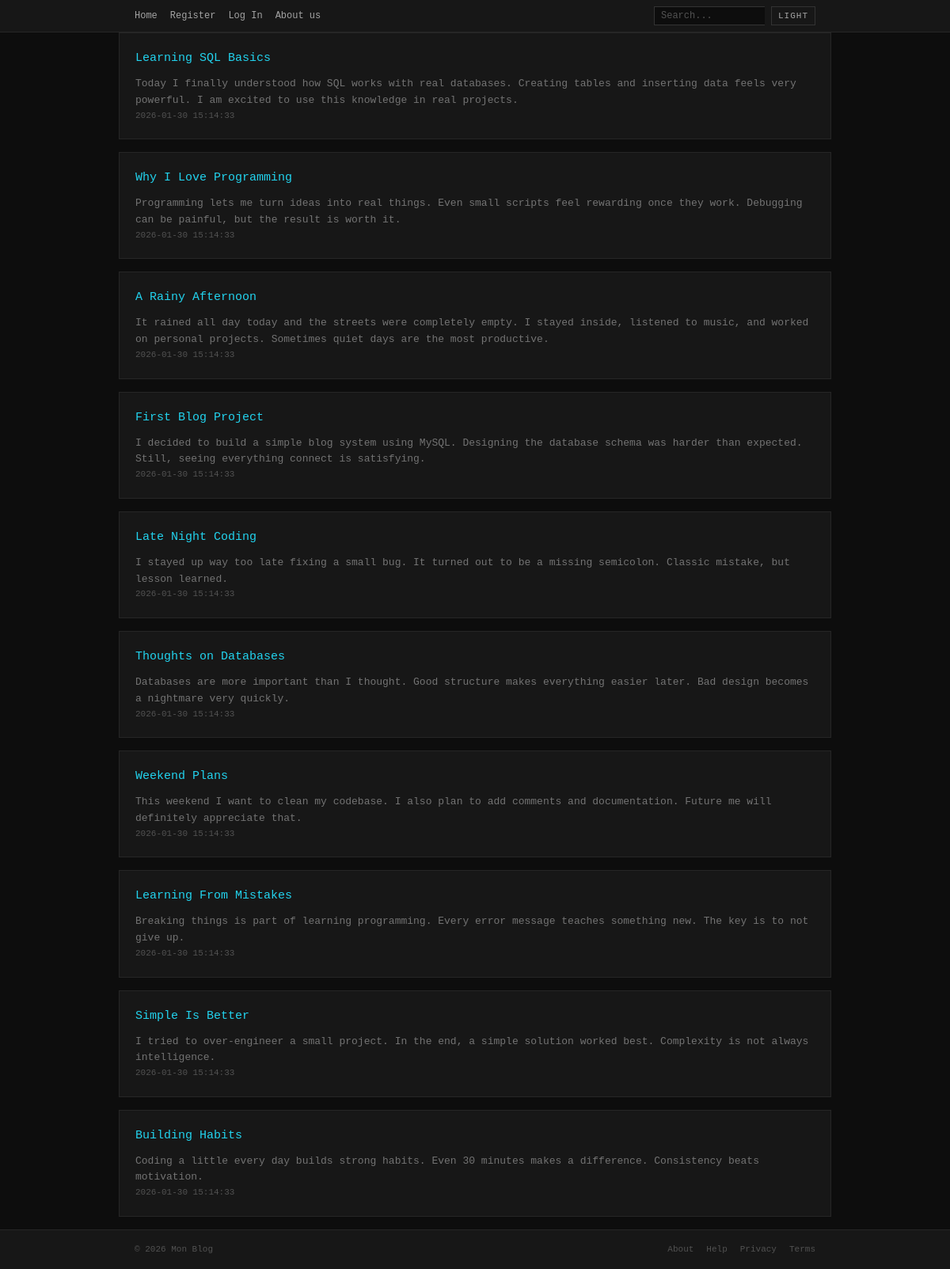
The page / on the database its author committed.
### tables this page shows
create table if not exists POSTS (
    POST_ID int auto_increment primary key,
    TITLE varchar(32),
    CONTENT text,
    PUBLISH_DATE datetime default NOW()
);

### index.php (called while the page is built, shortened)
<?php
if (isset($_GET["action"])) {
    $action = $_GET["action"];
} else {
    $action = "default";
}
$file = rout($action);
require_once "app/controllers/" . $file;

### app/models/auth.inc.php (called while the page is built, shortened)
<?php
function isLoggedOn()
{
    $res = false;
    return $res;
}

### app/models/db.inc.php (called while the page is built)
<?php
function getPdo()
{
    $USERNAME = "admin";
    $PASSWORD = "root";
    $DBNAME = "blog";
    $HOST = "127.0.0.1";
    try {
        $connection = new PDO(
            "mysql:host=$HOST;dbname=$DBNAME",
            $USERNAME,
            $PASSWORD,
        );
        $connection->setAttribute(PDO::ATTR_ERRMODE, PDO::ERRMODE_EXCEPTION);
        return $connection;
    } catch (PDOException $e) {
        die($e);
    }
}

### app/models/post.inc.php (called while the page is built, shortened)
<?php
include_once "db.inc.php";
class Post {
    private PDO $pdo;
    function __construct() { $this->pdo = getPdo(); }
    function getPosts() {
        $stmt = $this->pdo->prepare("SELECT POST_ID, TITLE, CONTENT, PUBLISH_DATE FROM POSTS");
        $stmt->execute();
        return $stmt->fetchAll(PDO::FETCH_ASSOC);
    }
}

### app/views/home.view.php (the view, shortened to what this page needs)
<?php if (!empty($posts)): ?>
    <?php foreach ($posts as $post): ?>
        <div class="post">
            <a href="./?action=post&id=<?= $post["POST_ID"] ?>" ><?= htmlspecialchars($post["TITLE"]) ?></a>
            <p><?= htmlspecialchars($post["CONTENT"]) ?></p>
            <i><?= htmlspecialchars($post["PUBLISH_DATE"]) ?></i>
        </div>
    <?php endforeach; ?>
<?php else: ?>
    <div class="no-results">
        <p>No posts found.</p>
    </div>
<?php endif; ?>

### app/views/header.view.php (shortened to what this page needs)
<?php
require_once "app/models/auth.inc.php";
$loggedIn = isLoggedOn();
?>
<head>
    <link rel="stylesheet" href="assets/css/main.css">
</head>
<div id="navbar">
    <div class="navbar-content">
        <ul class="nav-links">
            <li><a href="./?action=default">Home</a></li>
            <?php if (!$loggedIn): ?>
            <li><a href="./?action=register">Register</a></li>
            <li><a href="./?action=login">Log In</a></li>
            <?php endif; ?>
            <li><a href="./?action=aboutus">About us</a></li>
        </ul>
        <div class="nav-right">
            <form class="search-form" action="./?action=search" method="get">
                <input type="text" name="q" placeholder="Search...">
            </form>
            <button class="theme-toggle" onclick="toggleTheme()">Light</button>
        </div>
    </div>
</div>

### app/controllers/home.php
<?php
require_once "app/models/post.inc.php";
$postModel = new Post();
$posts = $postModel->getPosts();
require_once "app/views/header.view.php";
?>
<main>
<?php require_once "app/views/home.view.php"; ?>
</main>
<?php require_once "app/views/footer.view.php"; ?>

### app/views/footer.view.php
<footer id="footer">
    <div class="footer-inner">
        <span>© 2026 Mon Blog</span>
        <nav>
            <a href="./?action=about">About</a>
            <a href="#">Help</a>
            <a href="#">Privacy</a>
            <a href="#">Terms</a>
        </nav>
    </div>
</footer>

### assets/css/main.css (style rules this page uses)
* { box-sizing: border-box; margin: 0; padding: 0; }
main { flex: 1; }
a { color: var(--accent); text-decoration: none; }
#navbar { background-color: var(--bg-secondary); border-bottom: 1px solid var(--border-color); }
#navbar .navbar-content { max-width: 900px; margin: 0 auto; padding: 0 20px; display: flex; align-items: center; justify-content: space-between; height: 40px; }
#navbar .nav-links { list-style: none; display: flex; align-items: center; gap: 16px; margin: 0; padding: 0; height: 40px; }
#navbar a { color: var(--text-secondary); font-size: 12px; padding: 6px 0; border-bottom: 1px solid transparent; }
#navbar .nav-right { display: flex; align-items: center; gap: 8px; }
.theme-toggle { background: none; border: 1px solid var(--border-input); color: var(--text-secondary); padding: 0 8px; font-size: 11px; font-family: inherit; cursor: pointer; text-transform: uppercase; letter-spacing: 1px; height: 24px; box-sizing: border-box; }
.search-form { display: flex; align-items: center; gap: 0; }
.search-form input[type="text"] { padding: 0 8px; font-size: 12px; font-family: inherit; color: var(--text-primary); background-color: var(--bg-input); border: 1px solid var(--border-input); border-right: none; outline: none; width: 140px; height: 24px; box-sizing: border-box; }
.search-form input[type="text"]::placeholder { color: var(--text-dim); }
.post, #post, #comments, #addComment, #register, #login-view { max-width: 900px; margin: 0 auto; padding: 0 20px; }
.post { background-color: var(--bg-secondary); border: 1px solid var(--border-color); padding: 20px; margin-bottom: 16px; }
.post a { font-size: 15px; color: var(--accent); }
.post p { margin: 10px 0 0 0; color: var(--text-muted); }
.post i { font-size: 11px; color: var(--text-dim); font-style: normal; }
#footer { background-color: var(--bg-secondary); border-top: 1px solid var(--border-color); margin-top: auto; }
.footer-inner { max-width: 900px; margin: 0 auto; padding: 16px 20px; display: flex; align-items: center; justify-content: space-between; font-size: 11px; color: var(--text-dim); }
#footer nav { display: flex; gap: 16px; }
#footer a { color: var(--text-dim); }

### rows shown on the page
posts: TITLE "Learning SQL Basics", CONTENT "Today I finally understood how SQL works with real databases. Creating tables and inserting data feels very powerful. I am excited to use this knowledge in real projects.", PUBLISH_DATE "2026-01-30 15:14:33"
posts: TITLE "Why I Love Programming", CONTENT "Programming lets me turn ideas into real things. Even small scripts feel rewarding once they work. Debugging can be painful, but the result is worth it.", PUBLISH_DATE "2026-01-30 15:14:33"
posts: TITLE "A Rainy Afternoon", CONTENT "It rained all day today and the streets were completely empty. I stayed inside, listened to music, and worked on personal projects. Sometimes quiet days are the most productive.", PUBLISH_DATE "2026-01-30 15:14:33"
posts: TITLE "First Blog Project", CONTENT "I decided to build a simple blog system using MySQL. Designing the database schema was harder than expected. Still, seeing everything connect is satisfying.", PUBLISH_DATE "2026-01-30 15:14:33"
posts: TITLE "Late Night Coding", CONTENT "I stayed up way too late fixing a small bug. It turned out to be a missing semicolon. Classic mistake, but lesson learned.", PUBLISH_DATE "2026-01-30 15:14:33"
posts: TITLE "Thoughts on Databases", CONTENT "Databases are more important than I thought. Good structure makes everything easier later. Bad design becomes a nightmare very quickly.", PUBLISH_DATE "2026-01-30 15:14:33"
posts: TITLE "Weekend Plans", CONTENT "This weekend I want to clean my codebase. I also plan to add comments and documentation. Future me will definitely appreciate that.", PUBLISH_DATE "2026-01-30 15:14:33"
posts: TITLE "Learning From Mistakes", CONTENT "Breaking things is part of learning programming. Every error message teaches something new. The key is to not give up.", PUBLISH_DATE "2026-01-30 15:14:33"
posts: TITLE "Simple Is Better", CONTENT "I tried to over-engineer a small project. In the end, a simple solution worked best. Complexity is not always intelligence.", PUBLISH_DATE "2026-01-30 15:14:33"
posts: TITLE "Building Habits", CONTENT "Coding a little every day builds strong habits. Even 30 minutes makes a difference. Consistency beats motivation.", PUBLISH_DATE "2026-01-30 15:14:33"
